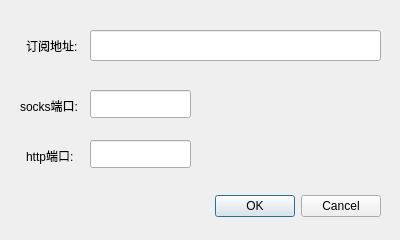
<?xml version="1.0" encoding="UTF-8"?>
<ui version="4.0">
 <class>SettingDialog</class>
 <widget class="QDialog" name="SettingDialog">
  <property name="geometry">
   <rect>
    <x>0</x>
    <y>0</y>
    <width>400</width>
    <height>240</height>
   </rect>
  </property>
  <property name="windowTitle">
   <string>Dialog</string>
  </property>
  <widget class="QDialogButtonBox" name="buttonBox">
   <property name="geometry">
    <rect>
     <x>40</x>
     <y>190</y>
     <width>341</width>
     <height>32</height>
    </rect>
   </property>
   <property name="orientation">
    <enum>Qt::Horizontal</enum>
   </property>
   <property name="standardButtons">
    <set>QDialogButtonBox::Cancel|QDialogButtonBox::Ok</set>
   </property>
  </widget>
  <widget class="QLineEdit" name="subscription_url_edit">
   <property name="geometry">
    <rect>
     <x>90</x>
     <y>30</y>
     <width>291</width>
     <height>31</height>
    </rect>
   </property>
  </widget>
  <widget class="QLabel" name="label">
   <property name="geometry">
    <rect>
     <x>26</x>
     <y>36</y>
     <width>61</width>
     <height>20</height>
    </rect>
   </property>
   <property name="text">
    <string>订阅地址:</string>
   </property>
  </widget>
  <widget class="QLineEdit" name="socks_port_edit">
   <property name="geometry">
    <rect>
     <x>90</x>
     <y>90</y>
     <width>101</width>
     <height>28</height>
    </rect>
   </property>
  </widget>
  <widget class="QLabel" name="label_2">
   <property name="geometry">
    <rect>
     <x>20</x>
     <y>90</y>
     <width>71</width>
     <height>31</height>
    </rect>
   </property>
   <property name="text">
    <string>socks端口:</string>
   </property>
  </widget>
  <widget class="QLabel" name="label_3">
   <property name="geometry">
    <rect>
     <x>26</x>
     <y>146</y>
     <width>61</width>
     <height>20</height>
    </rect>
   </property>
   <property name="text">
    <string>http端口:</string>
   </property>
  </widget>
  <widget class="QLineEdit" name="http_port_edit">
   <property name="geometry">
    <rect>
     <x>90</x>
     <y>140</y>
     <width>101</width>
     <height>28</height>
    </rect>
   </property>
  </widget>
 </widget>
 <resources/>
 <connections>
  <connection>
   <sender>buttonBox</sender>
   <signal>accepted()</signal>
   <receiver>SettingDialog</receiver>
   <slot>accept()</slot>
   <hints>
    <hint type="sourcelabel">
     <x>248</x>
     <y>254</y>
    </hint>
    <hint type="destinationlabel">
     <x>157</x>
     <y>274</y>
    </hint>
   </hints>
  </connection>
  <connection>
   <sender>buttonBox</sender>
   <signal>rejected()</signal>
   <receiver>SettingDialog</receiver>
   <slot>reject()</slot>
   <hints>
    <hint type="sourcelabel">
     <x>316</x>
     <y>260</y>
    </hint>
    <hint type="destinationlabel">
     <x>286</x>
     <y>274</y>
    </hint>
   </hints>
  </connection>
 </connections>
</ui>
